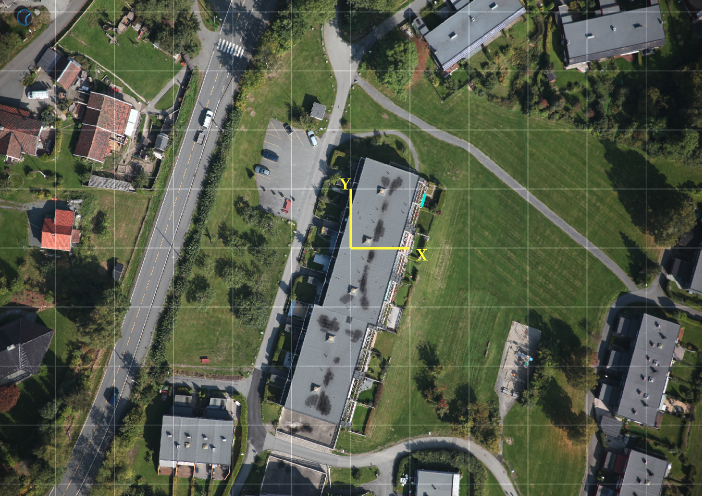
#> input picture images/world_A4.png, 1403 x 992 px (shown at 1/2 size)
$ python pnp_pose_estimation.py
#> lines starting #> are read from the running program, lines starting #| are printed output that depends on the picture; long printed decimals are rounded
### pose_estimation/homography.py
import cv2
import numpy as np
from matplotlib import pyplot as plt


def read_image(filename):
    img = cv2.imread(filename, 0)
    if img is None:
        print('Invalid image:' + filename)
        return None
    else:
        print('Image successfully read...')
        return img


def find_features(img):  # sift
    print("Finding Features...")
    sift = cv2.xfeatures2d.SIFT_create()
    keypoints, descriptors = sift.detectAndCompute(img, None)
    return keypoints, descriptors


# [18 lines left out: function brute_force_match, not called in this run]


def flann_match(kp1, kp2, desc1, desc2, min_match_count=10):
    FLANN_INDEX_KDTREE = 0
    index_params = dict(algorithm=FLANN_INDEX_KDTREE, trees=5)
    search_params = dict(checks=50)
    flann = cv2.FlannBasedMatcher(index_params, search_params)
    matches = flann.knnMatch(desc1, desc2, k=2)
    good = []
    for m, n in matches:
        if m.distance < 0.7 * n.distance:
            good.append(m)
    if len(good) > min_match_count:
        src_pts = np.float32([kp1[m.queryIdx].pt for m in good]).reshape(-1, 1, 2)
        dst_pts = np.float32([kp2[m.trainIdx].pt for m in good]).reshape(-1, 1, 2)
    else:
        print("Not enough matches are found - %d/%d" % (len(good), min_match_count))
        src_pts = None
        dst_pts = None
    return src_pts, dst_pts, good


# [46 lines left out: functions cal_homography, draw_plots, main, not called in this run]


# [2 lines that do not run on import are left out]

### pose_estimation/pnp_pose_estimation.py
from pose_estimation.homography import *


def pnp_estimation(src_image, dst_image, camera_matrix, dist_coeffs):
    a4_height = 210
    a4_width = 297

    rows, cols = src_image.shape

    kp1, desc1 = find_features(src_image)
    kp2, desc2 = find_features(dst_image)

    src_pts, dst_pts, good = flann_match(kp1, kp2, desc1, desc2)

    src_pts_change = src_pts.reshape((len(src_pts), 2))

    transfer_matrix = np.zeros((2, 2))
    transfer_matrix[0][0] = a4_width / cols
    transfer_matrix[1][1] = a4_height / rows
    src_pts_change = np.dot(src_pts_change, transfer_matrix)
    src_pts_change[:, 0] = src_pts_change[:, 0] - a4_width / 2
    src_pts_change[:, 1] = src_pts_change[:, 1] - a4_height / 2
    add_zero = np.zeros(len(src_pts))

    object_points = np.column_stack((src_pts_change, add_zero))
    image_points = dst_pts
    retval, rvec, tvec = cv2.solvePnP(object_points, image_points, camera_matrix, dist_coeffs)
    return rvec, tvec


def main():
    src_image = read_image('../images/world_A4.png')
#> in read_image, `img = cv2.imread(filename, 0)`:
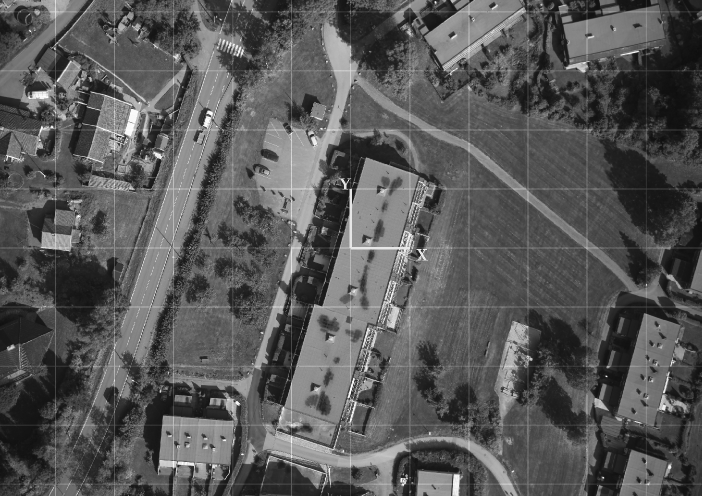
#> img: shape (992, 1403) (shown at 1/2 size); min 10, max 255, mean 87.7
    dst_image = read_image('../images/camera_01.jpg')
#> call 2 of read_image, with filename = '../images/camera_01.jpg'
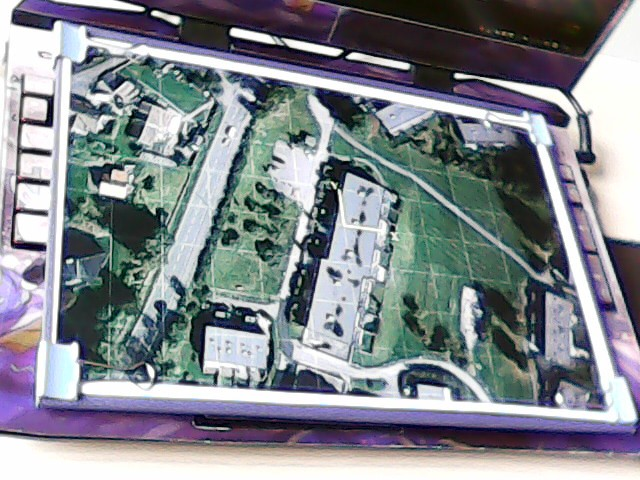
#> input picture images/camera_01.jpg, 640 x 480 px
#> in read_image (call 2), `img = cv2.imread(filename, 0)`:
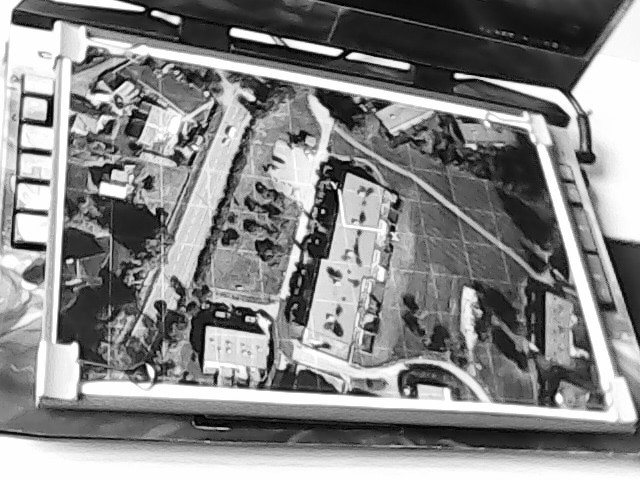
#> img: shape (480, 640); min 0, max 255, mean 134.5
    camera_matrix = np.array([
        [9.4880607969563971e+02, 0, 3.1950000000000000e+02],
        [0, 9.4880607969563971e+02, 2.3950000000000000e+02],
        [0, 0, 1]
    ])
    dist_coeffs = np.array([-6.6329275246245351e-02, -7.9924068274409155e-01, 0, 0, -1.2647173906695344e+00])
    rvec, tvec = pnp_estimation(src_image, dst_image, camera_matrix, dist_coeffs)
#> in find_features, `keypoints, descriptors = sift.detectAndCompute(img, None)`: keypoints = 10219 keypoints; strongest (x, y, size): (1213, 752, 2.3), (701, 381, 4.2), (89, 352, 2.4), (320, 784, 2.2)
#> in pnp_estimation, `kp1, desc1 = find_features(src_image)`: kp1 has the same summary as keypoints in find_features
#> in find_features (call 2), `keypoints, descriptors = sift.detectAndCompute(img, None)`: keypoints = 3605 keypoints; strongest (x, y, size): (235, 32, 6.8), (155, 13, 4.4), (175, 20, 6.2), (458, 76, 4.5)
#> in pnp_estimation, `kp2, desc2 = find_features(dst_image)`: kp2 has the same summary as keypoints in find_features
#> in flann_match, `matches = flann.knnMatch(desc1, desc2, k=2)`: matches = 10219 matches
#> after the loop in flann_match, `for m, n in matches:`: good = 302 matches
#> in flann_match, `src_pts = np.float32([kp1[m.queryIdx].pt for m in good]).reshape(-1, 1..`: src_pts = 302 rows, first 8: [50.88, 554.4], [58.09, 520.5], [64.13, 481.7], [70.74, 164.2], [74.26, 553.1], [79.46, 404.4], [82.81, 298.4], [83.29, 392.1]
#> in flann_match, `dst_pts = np.float32([kp2[m.trainIdx].pt for m in good]).reshape(-1, 1..`: dst_pts = 302 rows, first 8: [85.19, 211.6], [88.04, 199.9], [91.84, 187.7], [301.6, 371.4], [94.91, 211.6], [100, 162.3], [467.9, 285.8], [101, 158.7]
#> in pnp_estimation, `src_pts, dst_pts, good = flann_match(kp1, kp2, desc1, desc2)`: good = 302 matches
#> in pnp_estimation, `src_pts_change = src_pts.reshape((len(src_pts), 2))`: src_pts_change = 302 pairs, first value 50.88 to 1337.6, second value 29.5 to 985.2
#> in pnp_estimation, `src_pts_change = np.dot(src_pts_change, transfer_matrix)`: src_pts_change = 302 pairs, first value 10.77 to 283.2, second value 6.24 to 208.6
#> in pnp_estimation, `add_zero = np.zeros(len(src_pts))`: add_zero = 302 values from 0 to 0
#> in pnp_estimation, `object_points = np.column_stack((src_pts_change, add_zero))`: object_points = 302 rows, first 8: [-137.7, 12.36, 0], [-136.2, 5.18, 0], [-134.9, -3.02, 0], [-133.5, -70.25, 0], [-132.8, 12.09, 0], [-131.7, -19.39, 0], [-131, -41.84, 0], [-130.9, -21.99, 0]
#> in pnp_estimation, `image_points = dst_pts`: image_points has the same summary as dst_pts in flann_match
#> in pnp_estimation, `retval, rvec, tvec = cv2.solvePnP(object_points, image_points, camera_..`: retval = True; rvec = [-0.565, -0.375, 0.000647]; tvec = [6.29, -5.08, 609.2]
#> rvec = [-0.565, -0.375, 0.000647]; tvec = [6.29, -5.08, 609.2]
    print(rvec)  # 旋转向量
#| [[-0.5651 ]
#|  [-0.3751]
#|  [ 0.0006469]]
    print(tvec)  # 平移向量
#| [[  6.289]
#|  [ -5.077]
#|  [609.178]]


if __name__ == '__main__':
    main()
